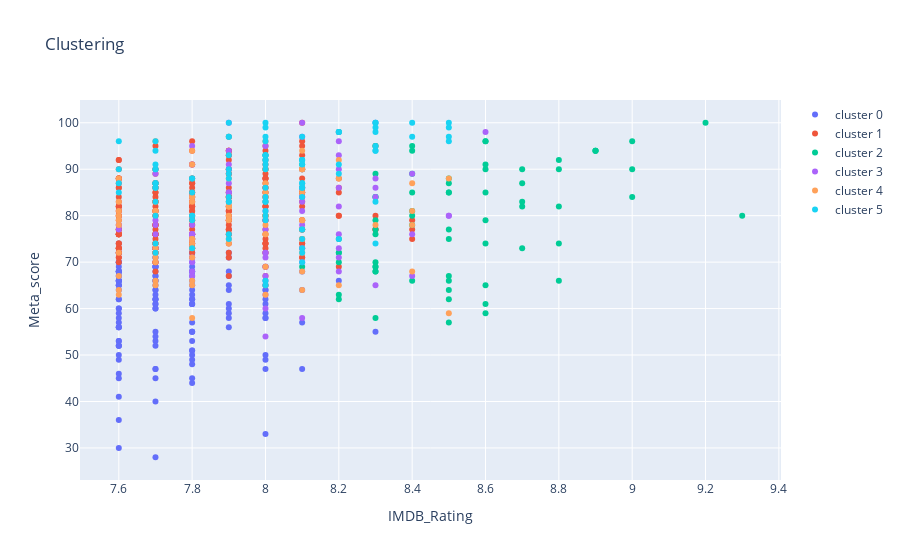

Notebook code for this chart:
### Code cell
plot_data = []
for clus in set(data_km['cluster']):
    df = data_km[data_km['cluster'] == clus]
    plot_data.append(go.Scatter(x= df['IMDB_Rating'], y= df['Meta_score'], name = 'cluster ' + str(clus), mode = 'markers'))

layout = go.Layout(xaxis = dict(title='IMDB_Rating'), yaxis = dict(title= 'Meta_score'), 
                   title = 'Clustering')

fig = go.Figure(data= plot_data, layout=layout)
plotly.offline.iplot(fig)

### Figure 1 — Plotly figure (JSON) as saved in the notebook; plotly's stock layout.template omitted (floating-point values rounded to 4 significant figures; data arrays with more than 128 entries replaced by an {"elided": "..."} marker saying what was removed)
{"data": [{"mode": "markers", "name": "cluster 0", "type": "scatter", "x": {"elided": "145 float values"}, "y": {"elided": "145 int values"}}, {"mode": "markers", "name": "cluster 1", "type": "scatter", "x": {"elided": "257 float values"}, "y": {"elided": "257 int values"}}, {"mode": "markers", "name": "cluster 2", "type": "scatter", "x": [9.3, 9.2, 9, 9, 9, 8.9, 8.9, 8.9, 8.8, 8.8, 8.8, 8.8, 8.8, 8.7, 8.7, 8.7, 8.7, 8.7, 8.6, 8.6, 8.6, 8.6, 8.6, 8.6, 8.6, 8.6, 8.6, 8.6, 8.5, 8.5, 8.5, 8.5, 8.5, 8.5, 8.5, 8.5, 8.5, 8.5, 8.5, 8.4, 8.4, 8.4, 8.4, 8.4, 8.4, 8.4, 8.4, 8.3, 8.3, 8.3, 8.3, 8.3, 8.3, 8.3, 8.3, 8.3, 8.3, 8.3, 8.3, 8.3, 8.2, 8.2, 8.2, 8.2, 8.2, 8.2, 8.1, 8.1, 8.1], "y": [80, 100, 84, 90, 96, 94, 94, 94, 74, 66, 92, 82, 90, 87, 73, 90, 82, 83, 96, 74, 79, 96, 91, 61, 59, 65, 85, 90, 88, 57, 66, 85, 85, 67, 62, 77, 64, 75, 87, 81, 78, 95, 80, 85, 66, 94, 89, 69, 89, 69, 68, 84, 70, 95, 68, 79, 76, 84, 58, 77, 63, 75, 62, 70, 72, 72, 91, 69, 90]}, {"mode": "markers", "name": "cluster 3", "type": "scatter", "x": [8.6, 8.5, 8.5, 8.4, 8.4, 8.4, 8.3, 8.3, 8.3, 8.3, 8.3, 8.2, 8.2, 8.2, 8.2, 8.2, 8.2, 8.2, 8.2, 8.2, 8.1, 8.1, 8.1, 8.1, 8.1, 8.1, 8.1, 8.1, 8.1, 8.1, 8.1, 8.1, 8, 8, 8, 8, 8, 8, 8, 8, 8, 8, 8, 8, 7.9, 7.9, 7.9, 7.9, 7.9, 7.9, 7.9, 7.8, 7.8, 7.8, 7.8, 7.8, 7.8, 7.8, 7.8, 7.8, 7.8, 7.8, 7.8, 7.8, 7.7, 7.7, 7.7, 7.7, 7.7, 7.6, 7.6], "y": [98, 80, 80, 67, 89, 76, 88, 65, 86, 84, 100, 71, 68, 93, 82, 90, 76, 73, 96, 86, 84, 81, 70, 73, 83, 84, 58, 78, 100, 86, 90, 97, 71, 81, 54, 60, 77, 72, 72, 79, 67, 63, 69, 95, 94, 90, 100, 85, 85, 91, 87, 68, 71, 76, 76, 70, 67, 84, 76, 78, 76, 91, 95, 75, 89, 78, 79, 73, 76, 78, 77]}, {"mode": "markers", "name": "cluster 4", "type": "scatter", "x": [8.5, 8.5, 8.4, 8.4, 8.4, 8.4, 8.3, 8.2, 8.2, 8.2, 8.1, 8.1, 8.1, 8.1, 8.1, 8.1, 8.1, 8.1, 8.1, 8.1, 8.1, 8.1, 8, 8, 8, 8, 8, 8, 8, 8, 8, 8, 8, 8, 8, 7.9, 7.9, 7.9, 7.9, 7.9, 7.9, 7.9, 7.9, 7.8, 7.8, 7.8, 7.8, 7.8, 7.8, 7.8, 7.8, 7.8, 7.8, 7.8, 7.8, 7.8, 7.7, 7.7, 7.7, 7.7, 7.7, 7.7, 7.7, 7.7, 7.7, 7.7, 7.7, 7.7, 7.6, 7.6, 7.6, 7.6, 7.6, 7.6, 7.6, 7.6, 7.6, 7.6], "y": [59, 88, 87, 78, 68, 81, 78, 88, 92, 65, 77, 79, 94, 90, 72, 85, 75, 90, 75, 79, 64, 68, 80, 78, 76, 76, 65, 84, 69, 85, 96, 80, 63, 90, 87, 82, 74, 80, 75, 82, 79, 82, 88, 94, 65, 75, 74, 84, 66, 58, 83, 73, 84, 75, 71, 91, 66, 86, 70, 83, 96, 72, 73, 81, 65, 71, 81, 74, 83, 67, 80, 81, 79, 88, 72, 78, 64, 63]}, {"mode": "markers", "name": "cluster 5", "type": "scatter", "x": [8.5, 8.5, 8.5, 8.5, 8.4, 8.4, 8.3, 8.3, 8.3, 8.3, 8.3, 8.3, 8.3, 8.3, 8.3, 8.2, 8.2, 8.2, 8.2, 8.2, 8.2, 8.1, 8.1, 8.1, 8.1, 8.1, 8.1, 8.1, 8.1, 8.1, 8.1, 8.1, 8.1, 8.1, 8.1, 8.1, 8.1, 8, 8, 8, 8, 8, 8, 8, 8, 8, 8, 8, 8, 8, 8, 8, 8, 8, 8, 8, 8, 7.9, 7.9, 7.9, 7.9, 7.9, 7.9, 7.9, 7.9, 7.9, 7.9, 7.9, 7.9, 7.8, 7.8, 7.8, 7.8, 7.8, 7.8, 7.8, 7.7, 7.7, 7.7, 7.7, 7.7, 7.7, 7.7, 7.7, 7.7, 7.7, 7.7, 7.7, 7.7, 7.7, 7.6, 7.6, 7.6, 7.6], "y": [97, 100, 96, 99, 97, 100, 94, 83, 74, 94, 98, 100, 99, 95, 100, 89, 91, 98, 75, 98, 98, 92, 86, 84, 77, 70, 92, 77, 92, 75, 87, 91, 72, 97, 86, 73, 87, 83, 92, 86, 80, 81, 93, 100, 66, 79, 83, 65, 90, 93, 99, 84, 97, 93, 96, 92, 91, 83, 84, 76, 93, 97, 75, 83, 89, 88, 100, 97, 90, 85, 73, 80, 80, 79, 88, 88, 86, 87, 87, 83, 80, 94, 90, 86, 72, 87, 90, 74, 91, 96, 90, 87, 96, 85]}], "layout": {"autosize": true, "title": {"text": "Clustering"}, "xaxis": {"autorange": true, "range": [7.497, 9.403], "title": {"text": "IMDB_Rating"}, "type": "linear"}, "yaxis": {"autorange": true, "range": [22.06, 105.9], "title": {"text": "Meta_score"}, "type": "linear"}}}
